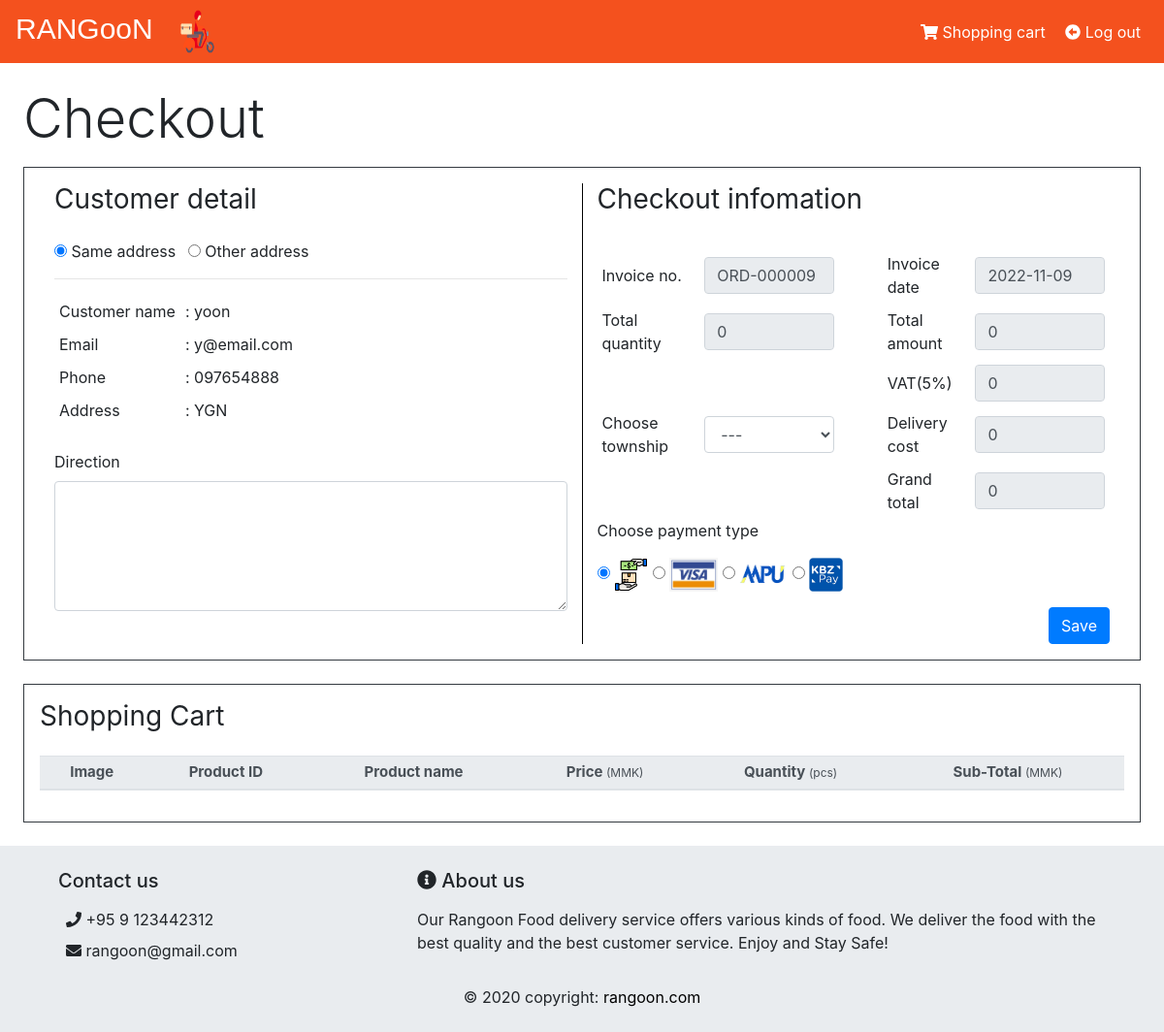
The app's page /Checkout.php (signed in) with its own data.
### tables this page shows
CREATE TABLE `customer` (
  `CustomerID` int(11) NOT NULL,
  `CustomerName` varchar(100) NOT NULL,
  `Password` varchar(30) NOT NULL,
  `Phone` varchar(50) NOT NULL,
  `Address` varchar(255) NOT NULL,
  `Email` varchar(100) NOT NULL
);

### AutoID_Functions.php (called while the page is built, shortened)
<?php
function AutoID($tableName,$fieldName,$prefix,$noOfLeadingZeros)
{
    include('connection.php');
    $sql="SELECT " . $fieldName . " FROM " . $tableName . " ORDER BY " . $fieldName . " DESC";
    $result = mysqli_query($connection,$sql);
    $noOfRow=mysqli_num_rows($result);
    $row = mysqli_fetch_array($result);
    if ($noOfRow<1)
    {
        return $prefix . "000001";
    }
    else
    {
        $oldID=$row[$fieldName];
        $oldID=str_replace($prefix,"",$oldID);
        $value=(int)$oldID;
        $value++;
        $newID=$prefix . NumberFormatter($value,$noOfLeadingZeros);
        return $newID;
    }
}
function NumberFormatter($number,$n)
{
    return str_pad((int) $number,$n,"0",STR_PAD_LEFT);
}
?>

### Shopping_Cart_Functions.php (called while the page is built, shortened)
<?php
function CalculateTotalAmount()
{
	$TotalAmount=0;
	$size=count($_SESSION['ShoppingCart_Functions']);
	for($i=0;$i<$size;$i++)
	{
		$Price=$_SESSION['ShoppingCart_Functions'][$i]['Price'];
		$Quantity=$_SESSION['ShoppingCart_Functions'][$i]['Quantity'];
		$TotalAmount+=($Price * $Quantity);
	}
	return $TotalAmount;
}
function CalculateTotalQuantity()
{
	$TotalQuantity=0;
	$size=count($_SESSION['ShoppingCart_Functions']);
	for($i=0;$i<$size;$i++)
	{
		$Quantity=$_SESSION['ShoppingCart_Functions'][$i]['Quantity'];
		$TotalQuantity+=$Quantity;
	}
	return $TotalQuantity;
}
function CalculateVAT()
{
	$VAT=CalculateTotalAmount() * 0.05;
	return $VAT;
}
?>

### Checkout.php (the view, shortened to what this page needs)
<?php
include('connection.php');
include('AutoID_Functions.php');
include('Shopping_Cart_Functions.php');
$CustomerID = $_SESSION['CustomerID'];
$query = "SELECT * FROM customer WHERE CustomerID='$CustomerID'";
$ret = mysqli_query($connection, $query);
$rows = mysqli_fetch_array($ret);
?>
<!DOCTYPE html>
<html>
<head>
   <link rel="stylesheet" href="bootstrap/css/bootstrap.min.css">
</head>
<body>
   <?php
   include('header.php');
   ?>
   <form action="Checkout.php" method="post">
      <div class="container-fluid p-4">
         <p class="display-4">Checkout</p>
         <div class="row border border-dark p-3">
            <div class="col" style="border-right: 1px solid black;">
               <div class="customer-detail">
                  <h3 style="font-weight: 400;" class="mb-4">Customer detail</h3>
                  <input type="radio" name="rdoAddress" value="SameAddress" onclick="HideAddress()" checked /> Same address
                  <input class="ml-2" type="radio" name="rdoAddress" value="OtherAddress" onclick="ShowAddress()" /> Other address
                  <hr>
                  <div id="customer-info">
                     <table cellpadding="5px">
                        <tr>
                           <td>Customer name</td>
                           <td>: <?php echo $rows['CustomerName'] ?></td>
                        </tr>
                        <tr>
                           <td>Email</td>
                           <td>: <?php echo $rows['Email'] ?></td>
                        </tr>
                        <tr>
                           <td>Phone</td>
                           <td>: <?php echo $rows['Phone'] ?></td>
                        </tr>
                        <tr>
                           <td>Address</td>
                           <td>: <?php echo $rows['Address'] ?></td>
                        </tr>
                     </table>
                  </div>
                  <div>
                     <label>Direction</label>
                     <textarea class="form-control" name="txtDirection" rows="5"></textarea>
                  </div>
               </div>
            </div>
            <div class="col">
               <div class="checkout-info">
                  <h3 style="font-weight: 400;" class="mb-2">Checkout infomation</h3>
                  <table cellpadding="5px">
                     <tr>
                        <td>Invoice no.</td>
                        <td>
                           <input class="form-control" type="text" name="txtInvoiceNo" value="<?php echo AutoID('Orders', 'OrderID', 'ORD-', 6) ?>" readonly />
                        </td>
                        <td>Invoice date</td>
                        <td>
                           <input class="form-control" type="text" name="txtInvoiceDate" value="<?php echo date('Y-m-d') ?>" readonly />
                        </td>
                     </tr>
                     <tr>
                        <td>Total quantity</td>
                        <td>
                           <input class="form-control" type="text" name="txtTotalQty" value="<?php echo CalculateTotalQuantity() ?>" readonly />
                        </td>
                        <td>Total amount</td>
                        <td>
                           <input class="form-control" type="text" name="txtTotalAmount" id="txtTotalAmount" value="<?php echo CalculateTotalAmount() ?>" readonly />
                        </td>
                     </tr>
                     <tr>
                        <td></td>
                        <td></td>
                        <td>VAT(5%)</td>
                        <td>
                           <input class="form-control" type="text" name="txtVAT" id="txtVAT" value="<?php echo CalculateVAT() ?>" readonly />
                        </td>
                     </tr>
                     <tr>
                        <td>Choose township</td>
                        <td>
                           <select class="form-control" name="cboTownship" id="cboTownship" onchange="GetDeliveryCost()">
                              <option>---</option>
                           </select>
                        </td>
                        <td>Delivery cost</td>
                        <td>
                           <input class="form-control" type="text" name="txtDeliveryCost" id="txtDeliveryCost" value="0" readonly />
                        </td>
                     </tr>
                     <tr>
                        <td></td>
                        <td></td>
                        <td>Grand total</td>
                        <td>
                           <input class="form-control" type="text" name="txtGrandTotal" id="txtGrandTotal" value="0" readonly />
                        </td>
                     </tr>
                  </table>
                  <div>
                     <p>Choose payment type</p>
                     <span>
                        <input type="radio" name="rdoPaymentType" value="COD" checked onclick="HidePayment()" />
                        <img src="image/COD.png" width="35px" height="35px" />
                     </span>
                     <span>
                        <input type="radio" name="rdoPaymentType" value="VISA" onclick="ShowPayment()" />
                        <img src="image/VISA.png" width="50px" height="35px" />
                     </span>
                     <span>
                        <input type="radio" name="rdoPaymentType" value="MPU" onclick="ShowPayment()" />
                        <img src="image/MPU.png" width="50px" height="25px" />
                     </span>
                     <span>
                        <input type="radio" name="rdoPaymentType" value="KBZPAY" />
                        <img src="image/KBZPAY.png" width="35px" height="35px" />
                     </span>
                  </div>
                  <input class="btn btn-primary d-flex ml-auto mt-3" type="submit" name="btnSave" value="Save" />
               </div>
            </div>
         </div>
         <div class="shopping-cart border border-dark p-3 mt-4">
            <h3 style="font-weight: 400;" class="mb-4">Shopping Cart</h3>
            <table class="table">
               <thead class="thead-light">
                  <tr>
                     <th>Image</th>
                     <th>Product ID</th>
                     <th>Product name</th>
                     <th>Price <small>(MMK)</small></th>
                     <th>Quantity <small>(pcs)</small></th>
                     <th>Sub-Total <small>(MMK)</small></th>
                  </tr>
               </thead>
            </table>
         </div>
      </div>
   </form>
   <?php
   include('footer.php');
   ?>
</body>
</html>

### Checkout.php (style rules this page uses)
body { padding: 0; margin: 0; }
.row { margin: 0 !important; }
td:nth-child(3) { padding-left: 50px; }
.shopping-cart thead th { font-size: 15px; padding: 5px !important; height: 30px; text-align: center; }

### records on screen
customer: CustomerName "yoon", Email "y@email.com", Phone "097654888", Address "YGN"
